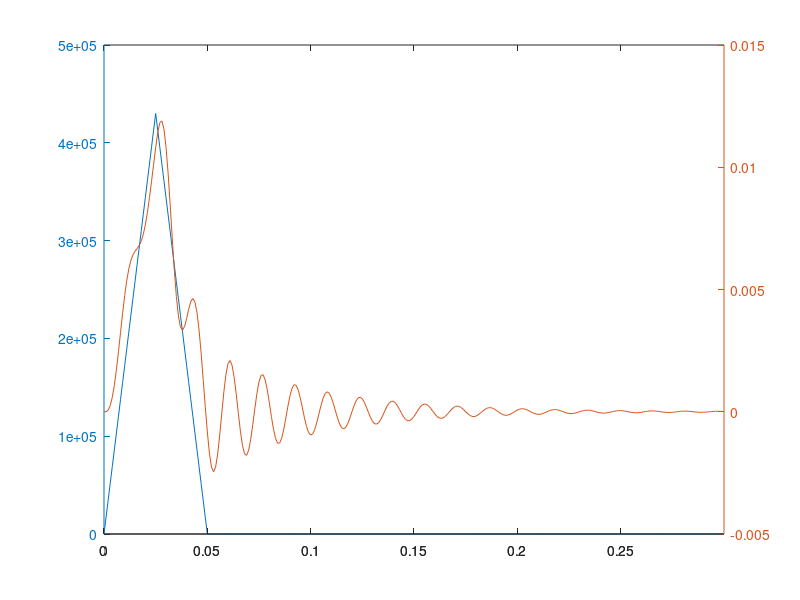

This chart was generated by the following MATLAB code:
function TP6MVP2
m=250;
k=4*10^7;
dt=0.001;
t=0:dt:0.3;
P=zeros(1,length(t));
for i=1:length(t)
  if(t(i)<=0.025)
  P(i)=(430*10^3/0.025)*t(i);
  elseif(t(i)<=0.05)
  P(i)=(-430*10^3/0.025)*(t(i)-0.025)+430*10^3;
elseif(t(i)>0.05)
  P(i)=0;
endif
endfor

z=0.05;
wn=(k/m)^0.5;
wd=wn*(1-z^2)^0.5;

A=zeros(1,length(t)); A(1)=0;
B=zeros(1,length(t)); B(1)=0;

yc=zeros(1,length(t));
ys=zeros(1,length(t));
x=zeros(1,length(t));


for i=1:length(t)
  yc(i)=P(i)*cos(wd*t(i));
  ys(i)=P(i)*sin(wd*t(i));
endfor

for i=1:length(t)-1
  A(i+1)=A(i)*exp(-z*wn*dt)+(dt/(2*m*wd))*(yc(i+1)+yc(i)*exp(-z*wn*dt));
  B(i+1)=B(i)*exp(-z*wn*dt)+(dt/(2*m*wd))*(ys(i+1)+ys(i)*exp(-z*wn*dt));
endfor

for i=1:length(t)
  x(i)=A(i)*sin(wd*t(i))-B(i)*cos(wd*t(i));
endfor
plotyy(t,P,t,x);
#hold on
#plot(t,P);
#plot(t,x);
#hold off
endfunction
